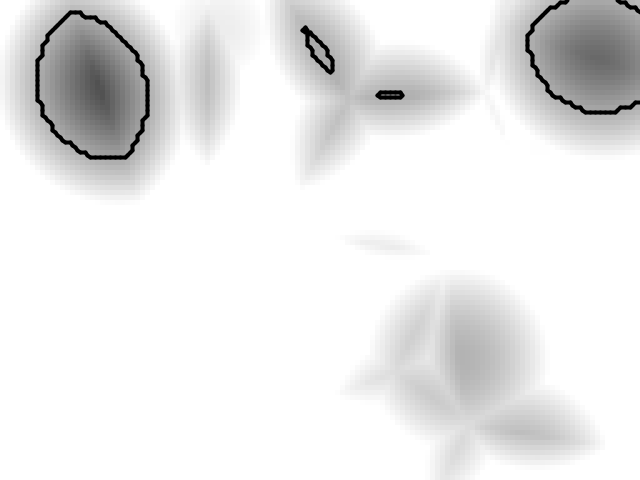
Frame 1 (no input)
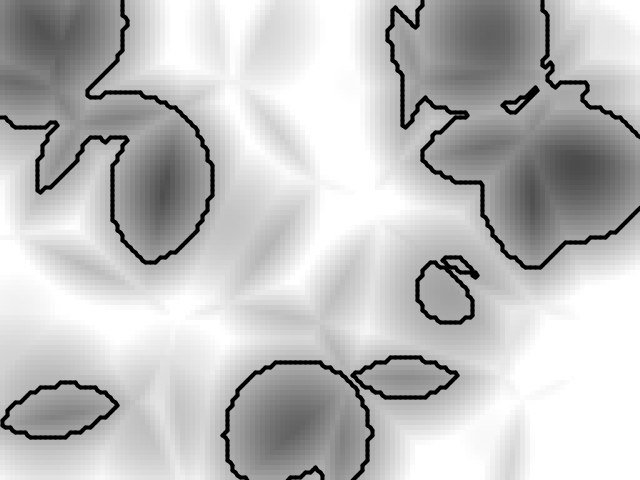
Frame 60 (the mouse pressed at the canvas centre just before this capture)
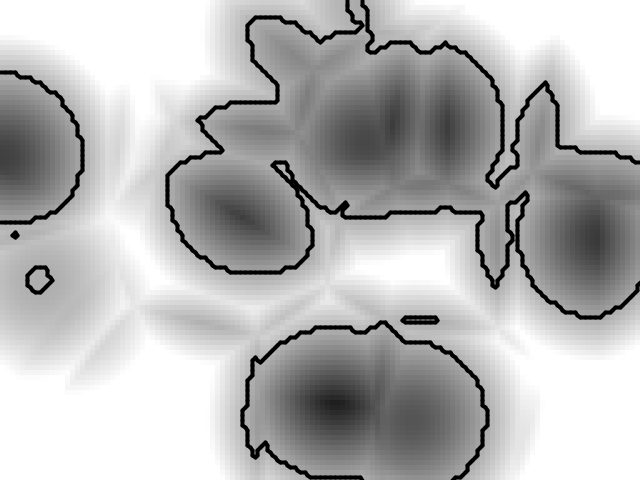
Frame 120 (the mouse held since frame 60 and released just before this capture)

The Processing sketch that drew these frames (run headless with seeded random() and noise(); from frame 60 on, the mouse is pressed at the canvas centre):

// Processing sketch: MarchingSquares_Worley
// ── MarchingSquares_Worley.pde
PVector[] points = new PVector[100];
float[][] field;
int rez = 5;
int cols, rows;

void setup() {
  size(640, 480);
  cols = 1 + width / rez;
  rows = 1 + height / rez;
  field = new float[cols][rows];
  for (int i = 0; i < points.length; i++) {
    points[i] = new PVector(random(cols), random(rows), random(cols));
  }
}

void line(PVector v1, PVector v2) {
  line(v1.x, v1.y, v2.x, v2.y);
}

void draw() {
  background(0); 
  for (int i = 0; i < cols; i++) {
    for (int j = 0; j < rows; j++) {
      float[] distances = new float[points.length];
      for (int n = 0; n < points.length; n++) {
        PVector v = points[n];
        float z = frameCount % cols;
        float d = dist(i, j, z, v.x, v.y, v.z);
        distances[n] = d;
      }
      float[] sorted = sort(distances);
      field[i][j] = sorted[1];
    }
  }
  float factor = 10;
  for (int i = 0; i < cols; i++) {
    for (int j = 0; j < rows; j++) {
      fill(field[i][j]*factor);
      noStroke();
      rect(i*rez, j*rez, rez, rez);
    }
  }

  for (int i = 0; i < cols-1; i++) {
    for (int j = 0; j < rows-1; j++) {
      float x = i * rez;
      float y = j * rez;
      PVector a = new PVector(x + rez * 0.5, y            );
      PVector b = new PVector(x + rez, y + rez * 0.5);
      PVector c = new PVector(x + rez * 0.5, y + rez      );
      PVector d = new PVector(x, y + rez * 0.5);
      
      float threshold = 175;
      int c1 = field[i][j] * factor < threshold ? 0 : 1;
      int c2 = field[i+1][j] * factor < threshold ? 0 : 1;
      int c3 = field[i+1][j+1] * factor < threshold ? 0 : 1;
      int c4 = field[i][j+1] * factor < threshold ? 0 : 1;


      int state = getState(c1, c2, c3, c4);
      stroke(0);
      strokeWeight(4);
      switch (state) {
      case 1:  
        line(c, d);
        break;
      case 2:  
        line(b, c);
        break;
      case 3:  
        line(b, d);
        break;
      case 4:  
        line(a, b);
        break;
      case 5:  
        line(a, d);
        line(b, c);
        break;
      case 6:  
        line(a, c);
        break;
      case 7:  
        line(a, d);
        break;
      case 8:  
        line(a, d);
        break;
      case 9:  
        line(a, c);
        break;
      case 10: 
        line(a, b);
        line(c, d);
        break;
      case 11: 
        line(a, b);
        break;
      case 12: 
        line(b, d);
        break;
      case 13: 
        line(b, c);
        break;
      case 14: 
        line(c, d);
        break;
      }
    }
  }
}

int getState(int a, int b, int c, int d) {
  return a * 8 + b * 4  + c * 2 + d * 1;
}
